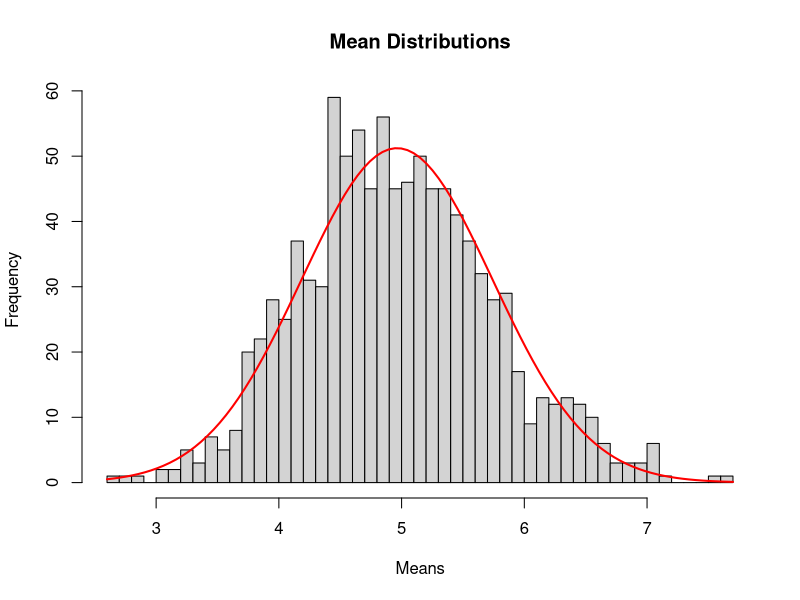
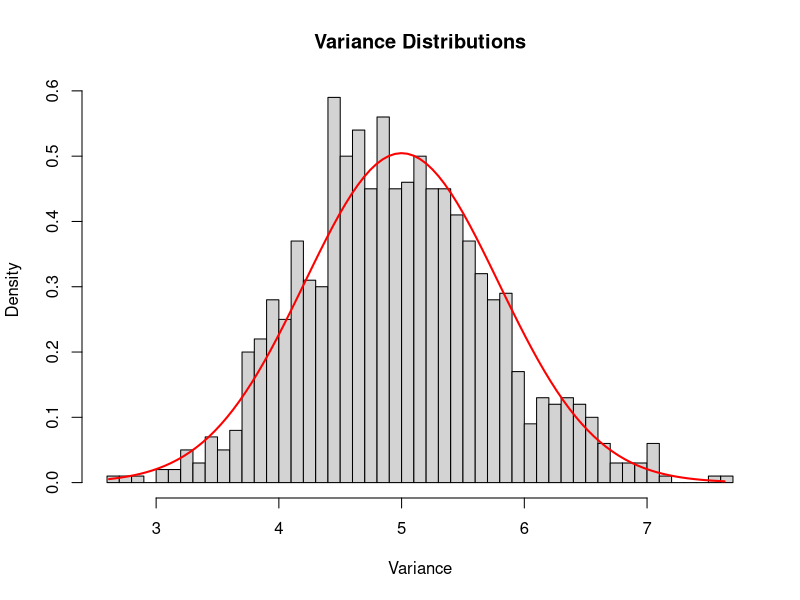
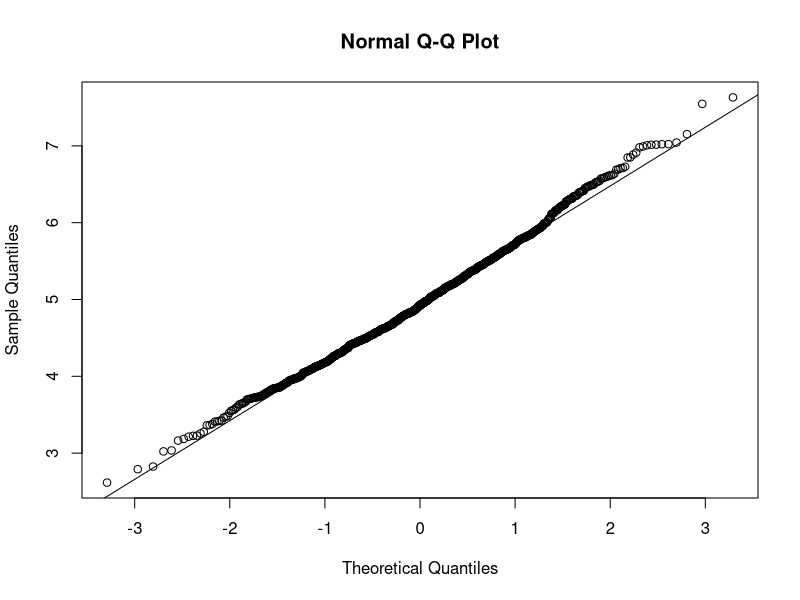

These charts were generated, in order, by the following R code:
## ---- chunk 1
# Set seed value

set.seed(2345)

# Set parameters

sims <- 1000
n <- 40
lambda <- 0.2

# Run simmulation

mns = NULL
for(i in 1 : sims) {
        x <- rexp(n, lambda)
        mns <- c(mns, mean(x))
}
## ---- chunk 2
smean <- mean(mns)
smean
## ---- chunk 3
tmean <- 1/lambda
tmean
## ---- chunk 4
diffmean <- tmean - smean
diffmean
## ---- chunk 5
hist(mns, breaks = 40, main = 'Mean Distributions', xlab = 'Means')
curve(dnorm(x, mean = smean, sd = sd(mns))*100, col = "red", lwd = 2, add = TRUE)
## ---- chunk 6
svar <- var(mns)
svar
## ---- chunk 7
tvar <- (1/lambda^2)/n
tvar
## ---- chunk 8
diffvar <- tvar - svar
diffvar
## ---- chunk 9
hist(mns, breaks = 40, main = "Variance Distributions", xlab = "Variance", prob = TRUE)
xfit <- seq(min(mns), max(mns), length = 100)
yfit <- dnorm(xfit, mean = 1/lambda, sd = (1/lambda/sqrt(40)))
lines(xfit, yfit, pch = 22, col = "red", lwd = 2)
## ---- chunk 10
qqnorm(mns); qqline(mns)
